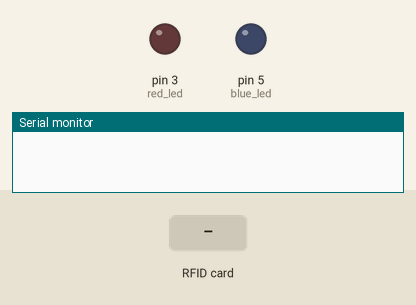
Recording of a sketch running on a simulated Arduino Uno, built with avr-gcc and run on an emulated ATmega328P. Parts: output pins drawn as LEDs (lit = HIGH), the last lines printed to the serial monitor. The inputs (shaded band) are chosen by the test bench. Pins used as bus, display or sensor lines are not drawn.

Above: at 1.2 s.
1.3 s: RFID card D3 A2 23 14 held to the reader
At 2.1 s:
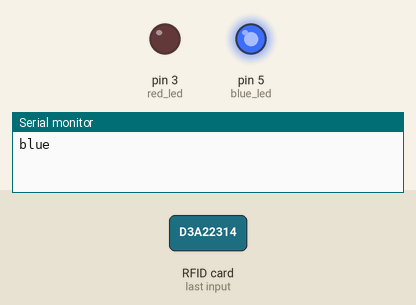
3.8 s: RFID card 33 BB F9 2E held to the reader
At 4.3 s:
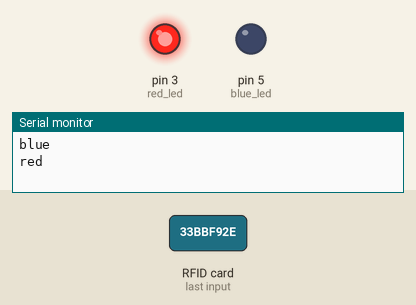
Timing chart, 0 to 6.8 s (numbered marks = the images above; inputs shaded):
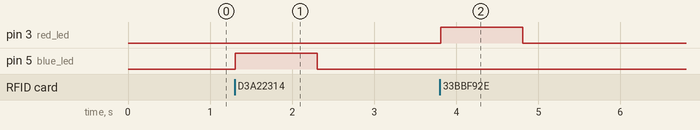

Measured:
- after the input at 1.3 s, pin 5 (blue_led): LOW → HIGH at once, → LOW 1.0 s later
- after the input at 3.8 s, pin 3 (red_led): LOW → HIGH at once, → LOW 1.0 s later

The sketch:

Sketch_RFID.ino
```cpp
/*
 * Typical pin layout used:
 * -----------------------------------------------------------------------------------------
 *             MFRC522      Arduino       Arduino   Arduino    Arduino          Arduino
 *             Reader/PCD   Uno/101       Mega      Nano v3    Leonardo/Micro   Pro Micro
 * Signal      Pin          Pin           Pin       Pin        Pin              Pin
 * -----------------------------------------------------------------------------------------
 * RST/Reset   RST          9             5         D9         RESET/ICSP-5     RST
 * SPI SS      SDA(SS)      10            53        D10        10               10
 * SPI MOSI    MOSI         11 / ICSP-4   51        D11        ICSP-4           16
 * SPI MISO    MISO         12 / ICSP-1   50        D12        ICSP-1           14
 * SPI SCK     SCK          13 / ICSP-3   52        D13        ICSP-3           15
 */

#include <SPI.h>
#include <MFRC522.h>

#define RST_PIN 9  // SPI Reset Pin
#define SS_PIN 10  // SPI Slave Select Pin

MFRC522 mfrc522(SS_PIN, RST_PIN);  // Instanz des MFRC522 erzeugen

byte blue_uid[] = { 0xD3, 0xA2, 0x23, 0x14 };
byte red_uid[] = { 0x33, 0xBB, 0xF9, 0x2E };

int blue_led = 5;  // Pin der blauen LED
int red_led = 3;   // Pin der roten LED

int blue_check = false;
int red_check = false;


void setup() {
  // Diese Funktion wird einmalig beim Start ausgeführt
  Serial.begin(9600);  // Serielle Kommunikation mit dem PC initialisieren
  SPI.begin();         // Initialisiere SPI Kommunikation
  mfrc522.PCD_Init();  // Initialisiere MFRC522 Lesemodul
  pinMode(blue_led, OUTPUT);
  pinMode(red_led, OUTPUT);

}

void loop() {
  // Diese Funktion wird in Endlosschleife ausgeführt

  // Nur wenn eine Karte gefunden wird und gelesen werden konnte, wird der Inhalt von IF ausgeführt
  // PICC = proximity integrated circuit card = kontaktlose Chipkarte
  if (mfrc522.PICC_IsNewCardPresent() && mfrc522.PICC_ReadCardSerial()) {
    //Serial.print("Gelesene UID:");
    for (byte i = 0; i < mfrc522.uid.size; i++) {
      // Abstand zwischen HEX-Zahlen und führende Null bei Byte < 16
      //Serial.print(mfrc522.uid.uidByte[i] < 0x10 ? " 0" : " ");
      //Serial.print(mfrc522.uid.uidByte[i], HEX);
    }
    //Serial.println();

    // UID Vergleichen mit blue_uid
    blue_check = true;
    for (int j = 0; j < 4; j++) {
      if (mfrc522.uid.uidByte[j] != blue_uid[j]) {
        blue_check = false;
      }
    }

    // UID Vergleichen mit red_uid
    red_check = true;
    for (int j = 0; j < 4; j++) {
      if (mfrc522.uid.uidByte[j] != red_uid[j]) {
        red_check = false;
      }
    }

    if (blue_check) {
      digitalWrite(blue_led, HIGH);
      Serial.println("blue");
    }

    if (red_check) {
      digitalWrite(red_led, HIGH);
      Serial.println("red");
    }

    // Versetzt die gelesene Karte in einen Ruhemodus, um nach anderen Karten suchen zu können.
    mfrc522.PICC_HaltA();
    delay(1000);
    digitalWrite(blue_led, LOW);
    digitalWrite(red_led, LOW);
  }
}
```
